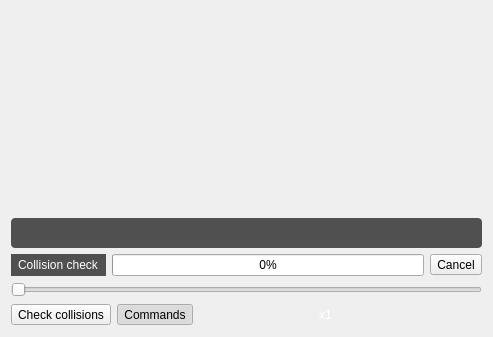
<?xml version="1.0" encoding="UTF-8"?>
<ui version="4.0">
 <class>CAMSimulator::GuiDisplay</class>
 <widget class="QWidget" name="CAMSimulator::GuiDisplay">
  <property name="geometry">
   <rect>
    <x>0</x>
    <y>0</y>
    <width>417</width>
    <height>337</height>
   </rect>
  </property>
  <layout class="QVBoxLayout" name="verticalLayout">
   <item>
    <spacer name="verticalSpacer">
     <property name="orientation">
      <enum>Qt::Orientation::Vertical</enum>
     </property>
     <property name="sizeHint" stdset="0">
      <size>
       <width>20</width>
       <height>259</height>
      </size>
     </property>
    </spacer>
   </item>
   <item>
    <widget class="QLabel" name="motionLabel">
     <property name="styleSheet">
      <string notr="true">color: white; background-color: rgba(0, 0, 0, 170); border-radius: 4px; padding: 8px;</string>
     </property>
     <property name="wordWrap">
      <bool>true</bool>
     </property>
     <property name="textFormat">
      <enum>Qt::TextFormat::PlainText</enum>
     </property>
     <property name="toolTip">
      <string>Programmed feed, spindle, and coolant settings (M7 mist, M8 flood, M9 both off). Missing rates use an estimated 60 mm/min. Time estimates cover the selected simulated toolpath at programmed speeds, independent of playback speed. Acceleration, tool-change delays, spindle spin-up, and controller-specific peck behaviour are not fully modeled.</string>
     </property>
    </widget>
   </item>
   <item>
    <layout class="QHBoxLayout" name="collisionCheckLayout">
     <item>
      <widget class="QLabel" name="collisionStatusLabel">
       <property name="styleSheet"><string notr="true">color: white; background-color: rgba(0, 0, 0, 170); padding: 4px;</string></property>
       <property name="text"><string>Collision check</string></property>
       <property name="visible"><bool>false</bool></property>
      </widget>
     </item>
     <item>
      <widget class="QProgressBar" name="collisionProgressBar">
       <property name="maximum"><number>100</number></property>
       <property name="value"><number>0</number></property>
       <property name="textVisible"><bool>true</bool></property>
       <property name="visible"><bool>false</bool></property>
      </widget>
     </item>
     <item>
      <widget class="QToolButton" name="cancelCollisionCheckButton">
       <property name="text"><string>Cancel</string></property>
       <property name="toolTip"><string>Cancel collision analysis</string></property>
       <property name="visible"><bool>false</bool></property>
      </widget>
     </item>
    </layout>
   </item>
   <item>
    <widget class="QSlider" name="stageSlider">
     <property name="orientation">
      <enum>Qt::Orientation::Horizontal</enum>
     </property>
    </widget>
   </item>
   <item>
    <layout class="QHBoxLayout" name="horizontalLayout">
     <item>
      <widget class="QToolButton" name="checkCollisionsButton">
       <property name="text"><string>Check collisions</string></property>
       <property name="toolTip"><string>Analyze assigned tool holders against the stock. This experimental check runs after the simulator opens.</string></property>
      </widget>
     </item>
     <item>
      <widget class="QToolButton" name="commandsButton">
       <property name="text"><string>Commands</string></property>
       <property name="toolTip"><string>Show or hide CAM commands</string></property>
       <property name="checkable"><bool>true</bool></property>
       <property name="checked"><bool>true</bool></property>
      </widget>
     </item>
     <item>
      <widget class="QToolButton" name="playButton">
       <property name="toolTip">
        <string>Play simulation</string>
       </property>
       <property name="icon">
        <iconset resource="../../Gui/Resources/Path.qrc">
         <normaloff>:/gl_simulator/Play.png</normaloff>:/gl_simulator/Play.png</iconset>
       </property>
       <property name="autoRaise">
        <bool>true</bool>
       </property>
      </widget>
     </item>
     <item>
      <widget class="QToolButton" name="singleStepButton">
       <property name="toolTip">
        <string>Single step simulation</string>
       </property>
       <property name="icon">
        <iconset resource="../../Gui/Resources/Path.qrc">
         <normaloff>:/gl_simulator/SingleStep.png</normaloff>:/gl_simulator/SingleStep.png</iconset>
       </property>
       <property name="autoRaise">
        <bool>true</bool>
       </property>
      </widget>
     </item>
     <item>
      <widget class="QToolButton" name="slowerButton">
       <property name="toolTip">
        <string>Decrease simulation speed</string>
       </property>
       <property name="icon">
        <iconset resource="../../Gui/Resources/Path.qrc">
         <normaloff>:/gl_simulator/Slower.png</normaloff>:/gl_simulator/Slower.png</iconset>
       </property>
       <property name="autoRaise">
        <bool>true</bool>
       </property>
      </widget>
     </item>
     <item>
      <widget class="QToolButton" name="fasterButton">
       <property name="toolTip">
        <string>Increase simulation speed</string>
       </property>
       <property name="icon">
        <iconset resource="../../Gui/Resources/Path.qrc">
         <normaloff>:/gl_simulator/Faster.png</normaloff>:/gl_simulator/Faster.png</iconset>
       </property>
       <property name="autoRaise">
        <bool>true</bool>
       </property>
      </widget>
     </item>
     <item>
      <widget class="QLabel" name="speedLabel">
       <property name="styleSheet">
        <string notr="true">color:white</string>
       </property>
       <property name="text">
        <string>x1</string>
       </property>
      </widget>
     </item>
     <item>
      <widget class="QToolButton" name="viewAllButton">
       <property name="toolTip">
        <string>Reset camera</string>
       </property>
       <property name="icon">
        <iconset resource="../../Gui/Resources/Path.qrc">
         <normaloff>:/gl_simulator/Home.png</normaloff>:/gl_simulator/Home.png</iconset>
       </property>
       <property name="autoRaise">
        <bool>true</bool>
       </property>
      </widget>
     </item>
     <item>
      <widget class="QToolButton" name="stockModelButton">
       <property name="toolTip">
        <string>Toggle view simulation/model</string>
       </property>
       <property name="icon">
        <iconset resource="../../Gui/Resources/Path.qrc">
         <normaloff>:/gl_simulator/View.png</normaloff>:/gl_simulator/View.png</iconset>
       </property>
       <property name="checkable">
        <bool>true</bool>
       </property>
       <property name="autoRaise">
        <bool>true</bool>
       </property>
      </widget>
     </item>
     <item>
      <widget class="QToolButton" name="rotateButton">
       <property name="toolTip">
        <string>Toggle turn table animation</string>
       </property>
       <property name="icon">
        <iconset resource="../../Gui/Resources/Path.qrc">
         <normaloff>:/gl_simulator/Rotate.png</normaloff>:/gl_simulator/Rotate.png</iconset>
       </property>
       <property name="checkable">
        <bool>true</bool>
       </property>
       <property name="autoRaise">
        <bool>true</bool>
       </property>
      </widget>
     </item>
     <item>
      <widget class="QToolButton" name="pathButton">
       <property name="toolTip">
        <string>Show/hide tool path</string>
       </property>
       <property name="icon">
        <iconset resource="../../Gui/Resources/Path.qrc">
         <normaloff>:/gl_simulator/Path.png</normaloff>:/gl_simulator/Path.png</iconset>
       </property>
       <property name="checkable">
        <bool>true</bool>
       </property>
       <property name="autoRaise">
        <bool>true</bool>
       </property>
      </widget>
     </item>
     <item>
      <widget class="QToolButton" name="ssaoButton">
       <property name="toolTip">
        <string>Toggle ambient occlusion</string>
       </property>
       <property name="icon">
        <iconset resource="../../Gui/Resources/Path.qrc">
         <normaloff>:/gl_simulator/AmbientOclusion.png</normaloff>:/gl_simulator/AmbientOclusion.png</iconset>
       </property>
       <property name="checkable">
        <bool>true</bool>
       </property>
       <property name="autoRaise">
        <bool>true</bool>
       </property>
      </widget>
     </item>
    </layout>
   </item>
  </layout>
 </widget>
 <resources>
  <include location="../../Gui/Resources/Path.qrc"/>
 </resources>
 <connections/>
</ui>
